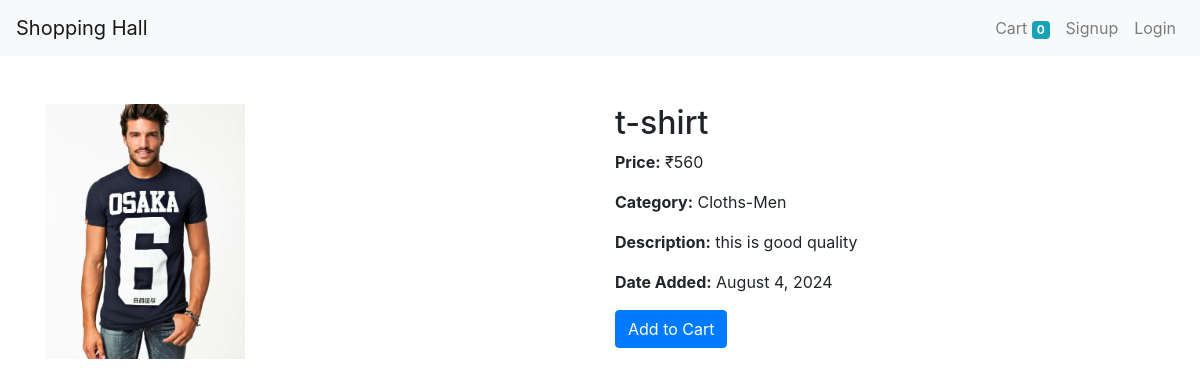
Screenshot of /product/23/ with the database file from the repository.
### store/models/product.py (models this page shows, shortened)
class Product(models.Model):
    name = models.CharField(max_length=50)
    price = models.IntegerField(default=0)
    category = models.ForeignKey(Category, on_delete=models.CASCADE, default=1)
    description = models.CharField(max_length=200, default='' , null=True , blank=True)
    image = models.ImageField(upload_to='uploads/products')
    date_added = models.DateTimeField(default=timezone.now)

### store/models/category.py (models this page shows, shortened)
class Category(models.Model):
    name = models.CharField(max_length=20)

### store/views/details.py (the view)
# urls.py: path('product/<int:product_id>/', ProductDetail.as_view(), name='product_detail'),
class ProductDetail(View):
    def get(self, request, product_id):
        product = get_object_or_404(Product, id=product_id)
        return render(request, 'detail.html', {'product': product})

### store/templatetags/custom_filter.py (called while the page is built)
@register.filter(name='currency')
def currency(number):
   return "₹"+str(number)

### store/templates/detail.html (shortened to what this page needs)
{% extends 'base.html' %}
{% load custom_filter %}
{% block content %}
<div class="container mt-5">
    <div class="row">
        <div class="col-md-6">
            <img class="img-fluid" src="{{ product.image.url }}" alt="{{ product.name }}" style="max-width: 200px; height: auto; margin-right: 20px;">
        </div>
        <div class="col-md-6">
            <h2>{{ product.name }}</h2>
            <p><strong>Price:</strong> {{ product.price|currency }}</p>
            <p><strong>Category:</strong> {{ product.category.name }}</p>
            <p><strong>Description:</strong> {{ product.description }}</p>
            <p><strong>Date Added:</strong> {{ product.date_added|date:"F j, Y" }}</p>
            <form action="{% url 'update_cart' %}" method="post">
                <button type="submit" name="action" value="add" class="btn btn-primary">Add to Cart</button>
            </form>
        </div>
    </div>
</div>
{% endblock %}

### rows the page displays
Product: image (picture), name "t-shirt", price "₹560", category.name "Cloths-Men", description "this is good quality", date_added "August 4, 2024"

### other values shown
{{ request.session.cart.keys|length }} "0"
